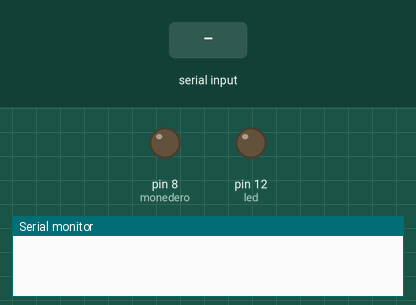
A sketch run on a simulated Arduino Uno, built with avr-gcc and run on an emulated ATmega328P. On the bench: output pins drawn as LEDs (lit = HIGH), the last lines printed to the serial monitor. Dashed ring = blinking. The test bench sets the inputs (shaded band).

Above: at 1.2 s.
1.3 s: "90,45\n" received over Serial
At 1.7 s:
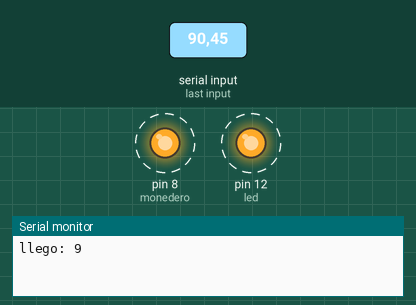
Timing chart, 0 to 10.3 s (numbered marks = the images above; inputs shaded):
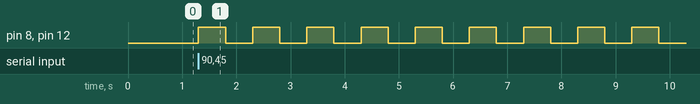

The sketch:

garra.ino
```cpp
int input = 0;      // a String to hold incoming data
bool stringComplete = false;  // whether the string is complete
int monedero = 8;
int led = 12;

void setup() {
  // initialize digital pin LED_BUILTIN as an output.
  pinMode(monedero, OUTPUT);
  pinMode(led, OUTPUT);
  Serial.begin(9600);
}


//AQUI MANDAMOS A HUGH EL PIN QUE MANDA LA SEÑAL Y 1 SEGUNDO DESPUES LO MANDAMOS A LOW
void loop() {
  while (Serial.available()) {
    Serial.print("llego: ");
    char in = Serial.read();
    input = (int)in;

    int final = input-48;
    int delayTime = final * 1000;
    Serial.println(final);
    for (int i = 0; i < final ; i++) {
      digitalWrite(monedero, HIGH);  // turn the LED on (HIGH is the voltage level)
      digitalWrite(led, HIGH);  // turn the LED on (HIGH is the voltage level)
      delay(500);                      // wait for a second
      digitalWrite(monedero, LOW);
      digitalWrite(led, LOW);
      delay(500);                      // wait for a second
    }
  }
}
```

Measured:
- after the input at 1.3 s, pin 8 (monedero), pin 12 (led): alternates HIGH for 0.50 s and LOW for 0.50 s, starting at once
